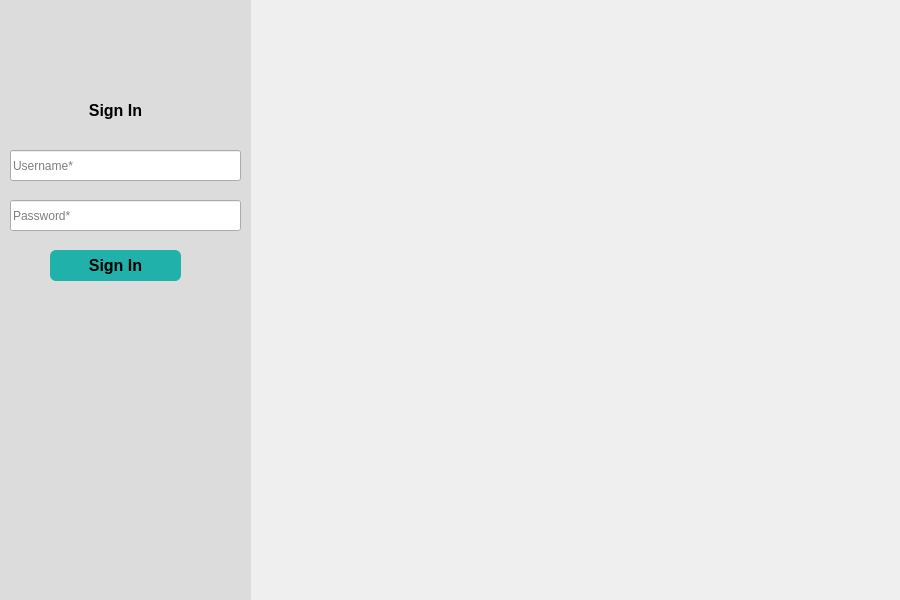
<?xml version="1.0" encoding="UTF-8"?>
<ui version="4.0">
 <class>MainWindow</class>
 <widget class="QMainWindow" name="MainWindow">
  <property name="geometry">
   <rect>
    <x>0</x>
    <y>0</y>
    <width>900</width>
    <height>600</height>
   </rect>
  </property>
  <property name="windowTitle">
   <string>MainWindow</string>
  </property>
  <widget class="QWidget" name="centralwidget">
   <widget class="QStackedWidget" name="loginStack">
    <property name="geometry">
     <rect>
      <x>0</x>
      <y>0</y>
      <width>1000</width>
      <height>600</height>
     </rect>
    </property>
    <property name="autoFillBackground">
     <bool>true</bool>
    </property>
    <widget class="QWidget" name="loginPage">
     <widget class="QWidget" name="loginElement" native="true">
      <property name="geometry">
       <rect>
        <x>0</x>
        <y>0</y>
        <width>251</width>
        <height>600</height>
       </rect>
      </property>
      <property name="styleSheet">
       <string notr="true">#loginElement{
	background:#DCDCDC
}</string>
      </property>
      <widget class="QLineEdit" name="userNameTxT">
       <property name="geometry">
        <rect>
         <x>10</x>
         <y>150</y>
         <width>231</width>
         <height>31</height>
        </rect>
       </property>
       <property name="placeholderText">
        <string>Username*</string>
       </property>
      </widget>
      <widget class="QLineEdit" name="passwordTxt">
       <property name="geometry">
        <rect>
         <x>10</x>
         <y>200</y>
         <width>231</width>
         <height>31</height>
        </rect>
       </property>
       <property name="echoMode">
        <enum>QLineEdit::Password</enum>
       </property>
       <property name="placeholderText">
        <string>Password*</string>
       </property>
      </widget>
      <widget class="QPushButton" name="loginButton">
       <property name="geometry">
        <rect>
         <x>50</x>
         <y>250</y>
         <width>131</width>
         <height>31</height>
        </rect>
       </property>
       <property name="font">
        <font>
         <pointsize>12</pointsize>
         <bold>true</bold>
        </font>
       </property>
       <property name="styleSheet">
        <string notr="true">#loginButton{
	background:#20B2AA;
	color:black;
	border:none;
	border-radius:6px;
}
#loginButton:hover{
	background:#008080
}</string>
       </property>
       <property name="text">
        <string>Sign In</string>
       </property>
      </widget>
      <widget class="QLabel" name="loginIcon">
       <property name="geometry">
        <rect>
         <x>90</x>
         <y>40</y>
         <width>49</width>
         <height>51</height>
        </rect>
       </property>
       <property name="text">
        <string/>
       </property>
       <property name="pixmap">
        <pixmap resource="Resource.qrc">:/picture/img/login.png</pixmap>
       </property>
       <property name="scaledContents">
        <bool>true</bool>
       </property>
      </widget>
      <widget class="QLabel" name="loginTxt">
       <property name="geometry">
        <rect>
         <x>80</x>
         <y>90</y>
         <width>71</width>
         <height>41</height>
        </rect>
       </property>
       <property name="font">
        <font>
         <pointsize>12</pointsize>
         <bold>true</bold>
        </font>
       </property>
       <property name="autoFillBackground">
        <bool>false</bool>
       </property>
       <property name="styleSheet">
        <string notr="true">#loginTxt{
	color:black;
}</string>
       </property>
       <property name="text">
        <string>Sign In</string>
       </property>
       <property name="alignment">
        <set>Qt::AlignCenter</set>
       </property>
      </widget>
     </widget>
     <widget class="QLabel" name="loginPicture">
      <property name="geometry">
       <rect>
        <x>251</x>
        <y>0</y>
        <width>649</width>
        <height>600</height>
       </rect>
      </property>
      <property name="text">
       <string/>
      </property>
      <property name="pixmap">
       <pixmap resource="Resource.qrc">:/picture/img/company.jpg</pixmap>
      </property>
      <property name="scaledContents">
       <bool>true</bool>
      </property>
     </widget>
    </widget>
    <widget class="QWidget" name="mainPage">
     <widget class="QWidget" name="sideBar" native="true">
      <property name="geometry">
       <rect>
        <x>0</x>
        <y>0</y>
        <width>271</width>
        <height>600</height>
       </rect>
      </property>
      <property name="styleSheet">
       <string notr="true">#sideBar{
	background:#003366
}</string>
      </property>
      <widget class="QLabel" name="avatarSidebar">
       <property name="geometry">
        <rect>
         <x>70</x>
         <y>10</y>
         <width>101</width>
         <height>81</height>
        </rect>
       </property>
       <property name="text">
        <string/>
       </property>
       <property name="pixmap">
        <pixmap resource="Resource.qrc">:/picture/img/avatar.png</pixmap>
       </property>
       <property name="scaledContents">
        <bool>true</bool>
       </property>
      </widget>
      <widget class="QLabel" name="title">
       <property name="geometry">
        <rect>
         <x>0</x>
         <y>80</y>
         <width>261</width>
         <height>51</height>
        </rect>
       </property>
       <property name="font">
        <font>
         <pointsize>13</pointsize>
         <bold>true</bold>
        </font>
       </property>
       <property name="styleSheet">
        <string notr="true">#title{
	color:#00FF00;
}</string>
       </property>
       <property name="text">
        <string> Employee Management System</string>
       </property>
       <property name="textFormat">
        <enum>Qt::AutoText</enum>
       </property>
       <property name="alignment">
        <set>Qt::AlignCenter</set>
       </property>
      </widget>
      <widget class="QLabel" name="nameUser">
       <property name="geometry">
        <rect>
         <x>30</x>
         <y>140</y>
         <width>211</width>
         <height>31</height>
        </rect>
       </property>
       <property name="font">
        <font>
         <pointsize>16</pointsize>
         <bold>true</bold>
        </font>
       </property>
       <property name="styleSheet">
        <string notr="true">#nameUser{
	color:white;
}</string>
       </property>
       <property name="text">
        <string>WELCOME DUC DO</string>
       </property>
       <property name="alignment">
        <set>Qt::AlignCenter</set>
       </property>
      </widget>
      <widget class="QPushButton" name="searchButton">
       <property name="geometry">
        <rect>
         <x>0</x>
         <y>200</y>
         <width>271</width>
         <height>41</height>
        </rect>
       </property>
       <property name="font">
        <font>
         <pointsize>11</pointsize>
         <bold>true</bold>
        </font>
       </property>
       <property name="styleSheet">
        <string notr="true">#searchButton{
	border:none;
	text-align:left;
	padding-left:20px;
	background:#6666FF;
	color:white;
	border-left:6px solid #97FFFF;
}</string>
       </property>
       <property name="text">
        <string>Search</string>
       </property>
       <property name="icon">
        <iconset resource="Resource.qrc">
         <normaloff>:/picture/img/SearchIcon.png</normaloff>:/picture/img/SearchIcon.png</iconset>
       </property>
       <property name="iconSize">
        <size>
         <width>32</width>
         <height>32</height>
        </size>
       </property>
      </widget>
      <widget class="QPushButton" name="addButton">
       <property name="geometry">
        <rect>
         <x>0</x>
         <y>241</y>
         <width>271</width>
         <height>41</height>
        </rect>
       </property>
       <property name="font">
        <font>
         <pointsize>11</pointsize>
         <bold>true</bold>
        </font>
       </property>
       <property name="styleSheet">
        <string notr="true">#addButton{
	background:#003366;
	border:none;
	color:white;
	text-align:left;
	padding-left:26px;
}
#addButton:hover{
	border:none;
	text-align:left;
	padding-left:26px;
	background:#6666FF;
	color:white;
}</string>
       </property>
       <property name="text">
        <string>Add Employee</string>
       </property>
       <property name="icon">
        <iconset resource="Resource.qrc">
         <normaloff>:/picture/img/AddIcon.png</normaloff>:/picture/img/AddIcon.png</iconset>
       </property>
       <property name="iconSize">
        <size>
         <width>32</width>
         <height>32</height>
        </size>
       </property>
      </widget>
      <widget class="QPushButton" name="updateButton">
       <property name="geometry">
        <rect>
         <x>0</x>
         <y>280</y>
         <width>271</width>
         <height>41</height>
        </rect>
       </property>
       <property name="font">
        <font>
         <pointsize>11</pointsize>
         <bold>true</bold>
        </font>
       </property>
       <property name="styleSheet">
        <string notr="true">#updateButton{
	background:#003366;
	border:none;
	color:white;
	text-align:left;
	padding-left:26px;
}
#updateButton:hover{
	border:none;
	text-align:left;
	padding-left:26px;
	background:#6666FF;
	color:white;
}</string>
       </property>
       <property name="text">
        <string>Update Employee Record</string>
       </property>
       <property name="icon">
        <iconset resource="Resource.qrc">
         <normaloff>:/picture/img/UpdateUser.png</normaloff>:/picture/img/UpdateUser.png</iconset>
       </property>
       <property name="iconSize">
        <size>
         <width>32</width>
         <height>32</height>
        </size>
       </property>
      </widget>
      <widget class="QPushButton" name="deleteButton">
       <property name="geometry">
        <rect>
         <x>0</x>
         <y>320</y>
         <width>271</width>
         <height>41</height>
        </rect>
       </property>
       <property name="font">
        <font>
         <pointsize>11</pointsize>
         <bold>true</bold>
        </font>
       </property>
       <property name="styleSheet">
        <string notr="true">#deleteButton{
	background:#003366;
	border:none;
	color:white;
	text-align:left;
	padding-left:26px;
}
#deleteButton:hover{
	border:none;
	text-align:left;
	padding-left:26px;
	background:#6666FF;
	color:white;
}</string>
       </property>
       <property name="text">
        <string>Delete Employee Record</string>
       </property>
       <property name="icon">
        <iconset resource="Resource.qrc">
         <normaloff>:/picture/img/DeleteUser.png</normaloff>:/picture/img/DeleteUser.png</iconset>
       </property>
       <property name="iconSize">
        <size>
         <width>32</width>
         <height>32</height>
        </size>
       </property>
      </widget>
      <widget class="QPushButton" name="logoutButton">
       <property name="geometry">
        <rect>
         <x>0</x>
         <y>440</y>
         <width>271</width>
         <height>41</height>
        </rect>
       </property>
       <property name="font">
        <font>
         <pointsize>11</pointsize>
         <bold>true</bold>
        </font>
       </property>
       <property name="styleSheet">
        <string notr="true">#logoutButton{
	background:#003366;
	border:none;
	color:white;
	text-align:left;
	padding-left:26px;
}
#logoutButton:hover{
	border:none;
	text-align:left;
	padding-left:26px;
	background:#6666FF;
	color:white;
}</string>
       </property>
       <property name="text">
        <string>Logout</string>
       </property>
       <property name="icon">
        <iconset resource="Resource.qrc">
         <normaloff>:/picture/img/logout.png</normaloff>:/picture/img/logout.png</iconset>
       </property>
       <property name="iconSize">
        <size>
         <width>32</width>
         <height>32</height>
        </size>
       </property>
      </widget>
      <widget class="QPushButton" name="techButton">
       <property name="geometry">
        <rect>
         <x>0</x>
         <y>360</y>
         <width>271</width>
         <height>41</height>
        </rect>
       </property>
       <property name="font">
        <font>
         <pointsize>11</pointsize>
         <bold>true</bold>
        </font>
       </property>
       <property name="styleSheet">
        <string notr="true">#techButton{
	background:#003366;
	border:none;
	color:white;
	text-align:left;
	padding-left:26px;
}
#techButton:hover{
	border:none;
	text-align:left;
	padding-left:26px;
	background:#6666FF;
	color:white;
}</string>
       </property>
       <property name="text">
        <string>Technologies Used</string>
       </property>
       <property name="icon">
        <iconset resource="Resource.qrc">
         <normaloff>:/picture/img/techIcon.png</normaloff>:/picture/img/techIcon.png</iconset>
       </property>
       <property name="iconSize">
        <size>
         <width>32</width>
         <height>32</height>
        </size>
       </property>
      </widget>
      <widget class="QPushButton" name="aboutButton">
       <property name="geometry">
        <rect>
         <x>0</x>
         <y>400</y>
         <width>271</width>
         <height>41</height>
        </rect>
       </property>
       <property name="font">
        <font>
         <pointsize>11</pointsize>
         <bold>true</bold>
        </font>
       </property>
       <property name="styleSheet">
        <string notr="true">#aboutButton{
	background:#003366;
	border:none;
	color:white;
	text-align:left;
	padding-left:26px;
}
#aboutButton:hover{
	border:none;
	text-align:left;
	padding-left:26px;
	background:#6666FF;
	color:white;
}</string>
       </property>
       <property name="text">
        <string>About App</string>
       </property>
       <property name="icon">
        <iconset resource="Resource.qrc">
         <normaloff>:/picture/img/aboutIcon.png</normaloff>:/picture/img/aboutIcon.png</iconset>
       </property>
       <property name="iconSize">
        <size>
         <width>32</width>
         <height>32</height>
        </size>
       </property>
      </widget>
     </widget>
     <widget class="QStackedWidget" name="mainStack">
      <property name="geometry">
       <rect>
        <x>271</x>
        <y>0</y>
        <width>629</width>
        <height>600</height>
       </rect>
      </property>
      <property name="font">
       <font>
        <pointsize>10</pointsize>
        <bold>true</bold>
       </font>
      </property>
      <property name="styleSheet">
       <string notr="true"/>
      </property>
      <widget class="QWidget" name="searchPage">
       <property name="styleSheet">
        <string notr="true">#searchPage{
	background:#FFCCFF;
}</string>
       </property>
       <widget class="QLabel" name="employeeImg">
        <property name="geometry">
         <rect>
          <x>10</x>
          <y>10</y>
          <width>190</width>
          <height>151</height>
         </rect>
        </property>
        <property name="text">
         <string/>
        </property>
        <property name="pixmap">
         <pixmap resource="Resource.qrc">:/picture/img/employee.png</pixmap>
        </property>
        <property name="scaledContents">
         <bool>true</bool>
        </property>
       </widget>
       <widget class="QLabel" name="departmentImg">
        <property name="geometry">
         <rect>
          <x>220</x>
          <y>10</y>
          <width>190</width>
          <height>151</height>
         </rect>
        </property>
        <property name="text">
         <string/>
        </property>
        <property name="pixmap">
         <pixmap resource="Resource.qrc">:/picture/img/department.png</pixmap>
        </property>
        <property name="scaledContents">
         <bool>true</bool>
        </property>
       </widget>
       <widget class="QLabel" name="jboImg">
        <property name="geometry">
         <rect>
          <x>430</x>
          <y>10</y>
          <width>190</width>
          <height>151</height>
         </rect>
        </property>
        <property name="text">
         <string/>
        </property>
        <property name="pixmap">
         <pixmap resource="Resource.qrc">:/picture/img/project.png</pixmap>
        </property>
        <property name="scaledContents">
         <bool>true</bool>
        </property>
       </widget>
       <widget class="QLabel" name="titleEmployee">
        <property name="geometry">
         <rect>
          <x>20</x>
          <y>30</y>
          <width>171</width>
          <height>31</height>
         </rect>
        </property>
        <property name="font">
         <font>
          <pointsize>10</pointsize>
          <bold>true</bold>
         </font>
        </property>
        <property name="styleSheet">
         <string notr="true">#titleEmployee{
	color:white;
}</string>
        </property>
        <property name="text">
         <string>Total number of Employees</string>
        </property>
       </widget>
       <widget class="QLabel" name="titleDepart">
        <property name="geometry">
         <rect>
          <x>230</x>
          <y>30</y>
          <width>171</width>
          <height>31</height>
         </rect>
        </property>
        <property name="font">
         <font>
          <pointsize>9</pointsize>
          <bold>true</bold>
         </font>
        </property>
        <property name="styleSheet">
         <string notr="true">#titleDepart{
	color:white;
}</string>
        </property>
        <property name="text">
         <string>Total number of Departments</string>
        </property>
       </widget>
       <widget class="QLabel" name="titleJob">
        <property name="geometry">
         <rect>
          <x>440</x>
          <y>30</y>
          <width>171</width>
          <height>31</height>
         </rect>
        </property>
        <property name="font">
         <font>
          <pointsize>10</pointsize>
          <bold>true</bold>
         </font>
        </property>
        <property name="styleSheet">
         <string notr="true">#titleJob{
	color:white;
}</string>
        </property>
        <property name="text">
         <string>Total number of Jobs</string>
        </property>
       </widget>
       <widget class="QLabel" name="noEmployee">
        <property name="geometry">
         <rect>
          <x>20</x>
          <y>90</y>
          <width>161</width>
          <height>51</height>
         </rect>
        </property>
        <property name="font">
         <font>
          <pointsize>26</pointsize>
          <bold>true</bold>
         </font>
        </property>
        <property name="styleSheet">
         <string notr="true">#noEmployee{
	color:white;
}</string>
        </property>
        <property name="text">
         <string>000</string>
        </property>
       </widget>
       <widget class="QLabel" name="noDepart">
        <property name="geometry">
         <rect>
          <x>230</x>
          <y>90</y>
          <width>161</width>
          <height>51</height>
         </rect>
        </property>
        <property name="font">
         <font>
          <pointsize>26</pointsize>
          <bold>true</bold>
         </font>
        </property>
        <property name="styleSheet">
         <string notr="true">#noDepart{
	color:white;
}</string>
        </property>
        <property name="text">
         <string>000</string>
        </property>
       </widget>
       <widget class="QLabel" name="noJob">
        <property name="geometry">
         <rect>
          <x>440</x>
          <y>90</y>
          <width>161</width>
          <height>51</height>
         </rect>
        </property>
        <property name="font">
         <font>
          <pointsize>26</pointsize>
          <bold>true</bold>
         </font>
        </property>
        <property name="styleSheet">
         <string notr="true">#noJob{
	color:white;
}</string>
        </property>
        <property name="text">
         <string>000</string>
        </property>
       </widget>
       <widget class="QLineEdit" name="searchBar">
        <property name="geometry">
         <rect>
          <x>10</x>
          <y>170</y>
          <width>561</width>
          <height>31</height>
         </rect>
        </property>
        <property name="font">
         <font>
          <pointsize>9</pointsize>
          <bold>true</bold>
         </font>
        </property>
        <property name="styleSheet">
         <string notr="true">#searchBar{
	background:	#CCFFCC;
	border:none;
}</string>
        </property>
        <property name="placeholderText">
         <string>Search by First Name</string>
        </property>
       </widget>
       <widget class="QPushButton" name="clearButton">
        <property name="geometry">
         <rect>
          <x>570</x>
          <y>170</y>
          <width>41</width>
          <height>31</height>
         </rect>
        </property>
        <property name="font">
         <font>
          <pointsize>12</pointsize>
          <bold>true</bold>
         </font>
        </property>
        <property name="styleSheet">
         <string notr="true">#clearButton{
	background:#CCFFCC;
	border:none;
	color:#CC66FF;
}
#clearButton:hover{
	background:#FF0000;
}</string>
        </property>
        <property name="text">
         <string>X</string>
        </property>
       </widget>
       <widget class="QTableView" name="infoTable">
        <property name="geometry">
         <rect>
          <x>10</x>
          <y>200</y>
          <width>601</width>
          <height>391</height>
         </rect>
        </property>
        <property name="styleSheet">
         <string notr="true">#searchBar{
	color:black;
}</string>
        </property>
        <attribute name="horizontalHeaderVisible">
         <bool>true</bool>
        </attribute>
        <attribute name="horizontalHeaderHighlightSections">
         <bool>true</bool>
        </attribute>
        <attribute name="verticalHeaderVisible">
         <bool>false</bool>
        </attribute>
       </widget>
      </widget>
      <widget class="QWidget" name="addPage"/>
     </widget>
     <zorder>mainStack</zorder>
     <zorder>sideBar</zorder>
    </widget>
   </widget>
  </widget>
 </widget>
 <resources>
  <include location="Resource.qrc"/>
 </resources>
 <connections/>
</ui>
